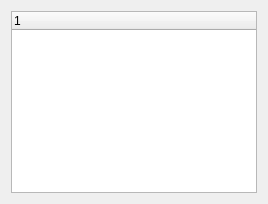
<?xml version="1.0" encoding="UTF-8"?>
<ui version="4.0">
 <class>Widget</class>
 <widget class="QWidget" name="Widget">
  <property name="geometry">
   <rect>
    <x>0</x>
    <y>0</y>
    <width>268</width>
    <height>204</height>
   </rect>
  </property>
  <property name="windowTitle">
   <string>Widget</string>
  </property>
  <layout class="QVBoxLayout" name="verticalLayout">
   <item>
    <widget class="QTreeWidget" name="treeWidget">
     <column>
      <property name="text">
       <string notr="true">1</string>
      </property>
     </column>
    </widget>
   </item>
  </layout>
 </widget>
 <resources/>
 <connections/>
</ui>
